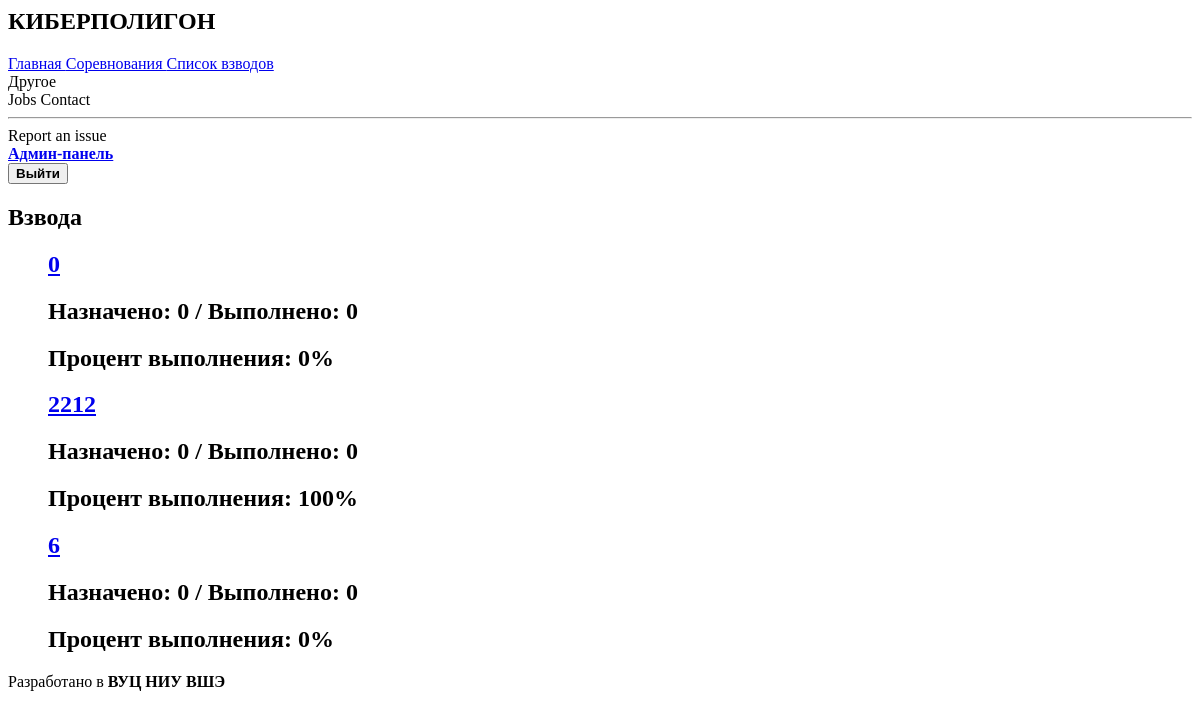
Before: /cyberpolygon/platoons/ (signed in) with the older database file.
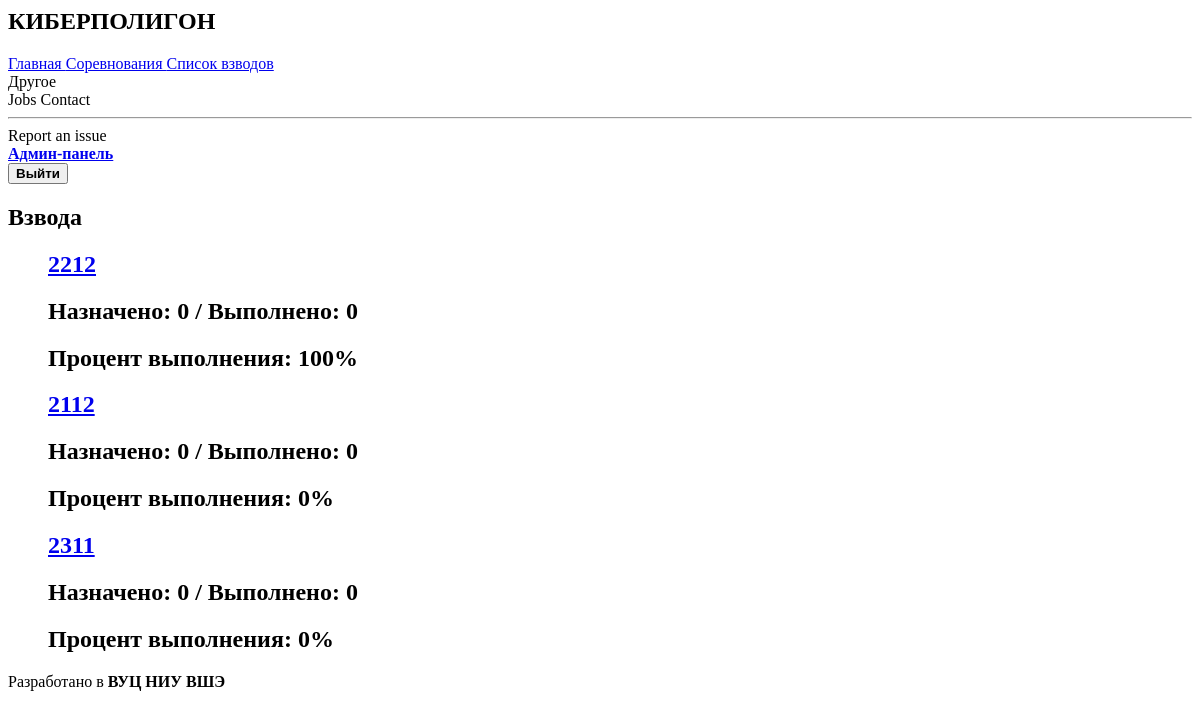
After: the same page with the newer database file.
### interface/models.py (models this page shows, shortened)
class Platoon(models.Model):
    number = models.fields.IntegerField('Номер взвода')
    class Meta:
        verbose_name = 'Взвод'
        verbose_name_plural = 'Взвода'

### interface/views.py (the view)
# urls.py: path("platoons/", PlatoonListView.as_view(), name="platoon-list"),
class PlatoonListView(ListView):
    model = Platoon
    def get_context_data(self, **kwargs):
        context = super().get_context_data(**kwargs)
        platoons_progress = {}
        for platoon in context["object_list"]:
            platoons_progress[platoon] = {"total":0, "submitted":0, "progress":0}
            user_list = User.objects.filter(platoon = platoon).exclude(username = "admin")
            for user in user_list:
                platoons_progress[platoon]["total"] += len(IssuedLabs.objects.filter(user = user))
                platoons_progress[platoon]["submitted"] += len(IssuedLabs.objects.filter(user = user).exclude(done = False))
                if platoons_progress[platoon]["total"] == 0:
                    platoons_progress[platoon]["progress"] = 100
                else:
                    platoons_progress[platoon]["progress"] += int(platoons_progress[platoon]["submitted"] / platoons_progress[platoon]["total"]) * 100
        context["object_list"] = platoons_progress
        logging.debug(context)
        return context

### templates/interface/platoon_list.html
{% extends 'interface/base.html' %}
{% block content %}
{% if user.is_superuser %}
<div class="block">
<h1 class="title is-1">Взвода</h1>
<ul>
{% for plat, info in object_list.items %}
    <div class="box">
        <h2 class="title is-3 is-link"><a href=" {% url 'interface:platoon-detail' plat.id %}">{{ plat.number }}</a></h2>
        <h1 class = "title is-4"> Назначено: {{ info.total }} / Выполнено: {{ info.submitted}}</h1>
        {% if info.progress >= 80%}
        <h1 class = "title is-4 has-text-success"> Процент выполнения: {{info.progress}}%</h1>
        {%elif info.progress >= 60%}
        <h1 class = "title is-4 has-text-warning"> Процент выполнения: {{info.progress}}%</h1>
        {%else%}
        <h1 class = "title is-4 has-text-danger"> Процент выполнения: {{info.progress}}%</h1>
        {%endif%}
    </div>
{% empty %}
    <li>Взводов нет.</li>
{% endfor %}
</ul>
</div>
{% endif %}
{% endblock %}

### templates/interface/base.html (shortened to what this page needs)
<head>
{% load django_simple_bulma %}
</head>
<nav class="navbar is-black" role="navigation" aria-label="main navigation">
  <div class="navbar-brand">
    <a class="navbar-item">
      <h1><strong>КИБЕРПОЛИГОН</strong></h1>
    </a>
  </div>
  <div id="navbarBasicExample" class="navbar-menu">
    <div class="navbar-start">
      <a class="navbar-item" href="{% url 'interface:lab-list' %}">
        Главная
      </a>
      <a class="navbar-item" href="{% url 'interface:competition-list' %}">
        Соревнования
      </a>
      {% if user.is_superuser %}
        <a class="navbar-item" href = "{% url 'interface:platoon-list' %}">
          Список взводов
        </a>
      {% endif %}
      <div class="navbar-item has-dropdown is-hoverable">
        <a class="navbar-link">
          Другое
        </a>
        <div class="navbar-dropdown">
          <a class="navbar-item">
            Jobs
          </a>
          <a class="navbar-item">
            Contact
          </a>
          <hr class="navbar-divider">
          <a class="navbar-item">
            Report an issue
          </a>
        </div>
      </div>
    </div>
    <div class="navbar-end">
      <div class="navbar-item">
        <div class="buttons">
            {% if user.is_authenticated %}
                {% if user.is_superuser %}
                    <a class="button is-light" href="{% url 'admin:index' %}">
                        <strong>Админ-панель</strong>
                    </a>
                {% endif %}
                <form class="m-0" method="post" action="{% url 'logout' %}">
                    <button class="button is-light" type="submit"><strong>Выйти</strong></button>
                </form>
            {% endif %}
        </div>
      </div>
    </div>
  </div>
</nav>
<body>
    <section class="hero is-fullheight-with-navbar">
        <div class="section">
            {% block content %}
            {% endblock %}
        </div>
    </section>
</body>
<footer class="footer mt-auto">
  <div class="content has-text-centered">
    <p>
      Разработано в <strong>ВУЦ НИУ ВШЭ</strong>
    </p>
  </div>
</footer>

Changed rows visible on the page:
removed Platoon: number "0", total "0", submitted "0", progress "0"
removed Platoon: number "6", total "0", submitted "0", progress "0"
added Platoon: number "2112", total "0", submitted "0", progress "0"
added Platoon: number "2311", total "0", submitted "0", progress "0"
